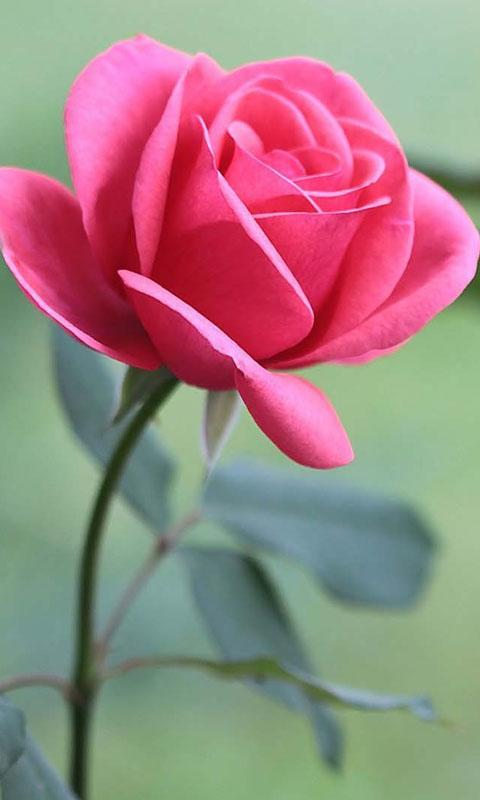
#> input picture 24-7-2020_Git_IP_Task-1_Suhas_Kadu/rose_flower.jpg, 480 x 800 px
$ python Flitering_Blurring.py
#> lines starting #> are read from the running program, lines starting #| are printed output that depends on the picture; after the words box and inside, x2 and y2 are one past the last pixel; in counts of white or black regions, pixels touching at a corner belong together
#89,98,120
#215,255,255

import cv2
import numpy as np

img = cv2.imread('rose_flower.jpg')
#> img is the input picture: shape (800, 480, 3); mean B, G, R 130.5, 131.1, 159
img_res = cv2.resize(img,(300,500))

#Values from color masking of Rose_flower
bgrl = np.array([89,98,129], np.uint8)
bgrh = np.array([215,255,255],np.uint8)

mask = cv2.inRange(img_res,bgrl,bgrh,)
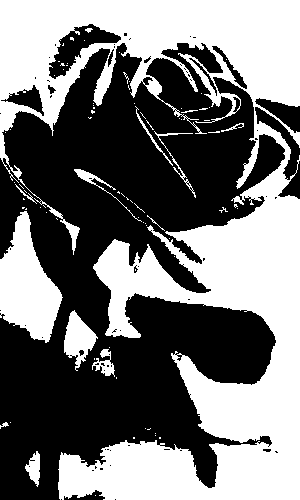
#> mask: shape (500, 300); 46.2% white; 82 white regions (68 under 20 px), largest, box (x1, y1, x2, y2) and area: (0, 0, 300, 500) 61844, (0, 211, 63, 343) 4728, (64, 310, 98, 371) 1056
mask1 = cv2.inRange(img_res,bgrl,bgrh,)

kernel = np.array(([1,2,2],[1,1,1],[1,0,0]))

#Filter2D
filter_2D = cv2.filter2D(mask,-1,kernel,)
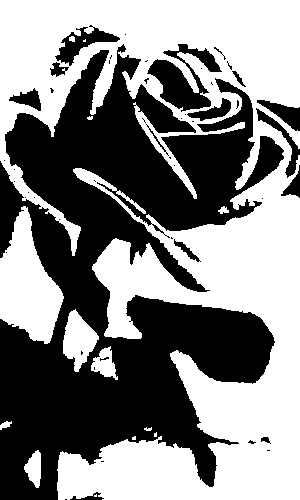
#> filter_2D: shape (500, 300); 52% white; 49 black regions (34 under 20 px), largest, box (x1, y1, x2, y2) and area: (0, 44, 284, 500) 66058, (147, 44, 222, 112) 2244, (55, 25, 120, 66) 906

#Average Blur
filter_avg = cv2.blur(mask,(5,5))
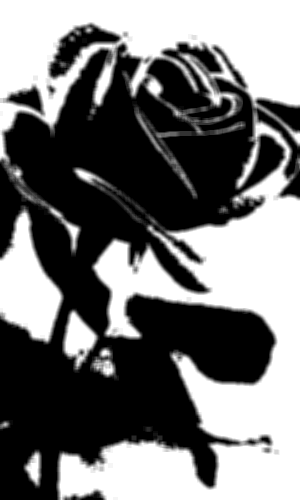
#> filter_avg: shape (500, 300); min 0, max 255, mean 117.8

#Gaussian Blur
filter_gauss = cv2.GaussianBlur(mask,(5,5),3)

#Median Blur
filter_median = cv2.medianBlur(mask,3)
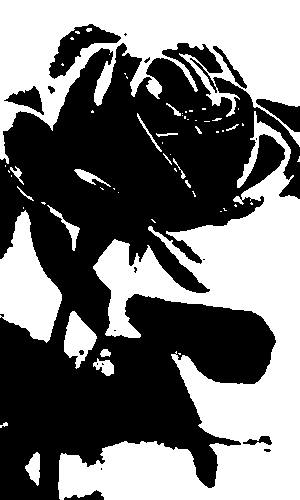
#> filter_median: shape (500, 300); 45.9% white; 61 white regions (40 under 20 px), largest, box (x1, y1, x2, y2) and area: (58, 111, 300, 500) 37253, (0, 0, 300, 164) 24036, (0, 210, 62, 343) 4727

#Bilateral filter
filter_bilateral = cv2.bilateralFilter(mask,5,60,60)


#Drawing flower pot on Bilateral filter image
pts = np.array([[25, 270], [65, 480],
                 [160, 480],
                [200,270]
                ],
               np.int32)


color = (175,80,100)
img_pot = cv2.fillPoly(mask,[pts],color)
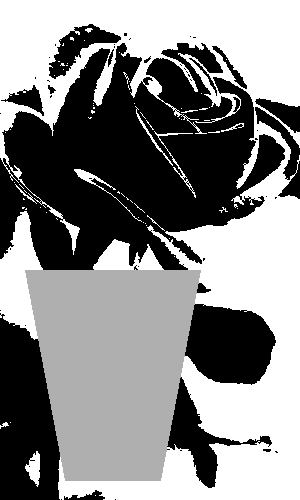
#> img_pot: shape (500, 300); min 0, max 255, mean 135.3

img_pot = cv2.putText(mask,'Rose Flower',(50,25),cv2.FONT_HERSHEY_TRIPLEX,1,color,2)
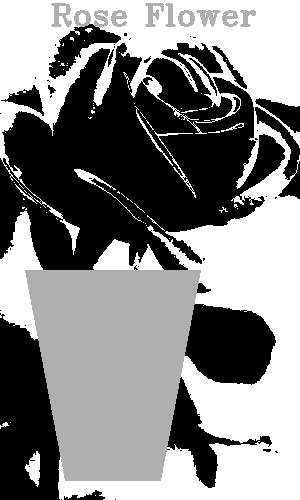
#> img_pot: shape (500, 300); 1.24% of pixels changed, all inside (x1, y1, x2, y2) = (51, 3, 256, 27)


#Saving images
cv2.imwrite('Mask.png',mask1)
cv2.imwrite('Filter_2D.png',filter_2D)
cv2.imwrite('Average_Blur.png',filter_avg)
cv2.imwrite('Gaussian_Blur.png',filter_gauss)
cv2.imwrite('Median_Blur.png',filter_median)
cv2.imwrite('Bilateral_Filter.png',filter_bilateral)
cv2.imwrite('Flowerpot_Text.png',img_pot)

cv2.imshow('Original Image',img_res)
cv2.imshow('Mask Image',mask1)
cv2.imshow('Filter 2D',filter_2D)
cv2.imshow('Average Blur',filter_avg)
cv2.imshow('Gaussian Blur',filter_gauss)
cv2.imshow('Median Blur',filter_median)
cv2.imshow('Bilateral Filter',filter_bilateral)
cv2.imshow('Flower Pot ',img_pot)


cv2.waitKey(0)
cv2.destroyAllWindows()
